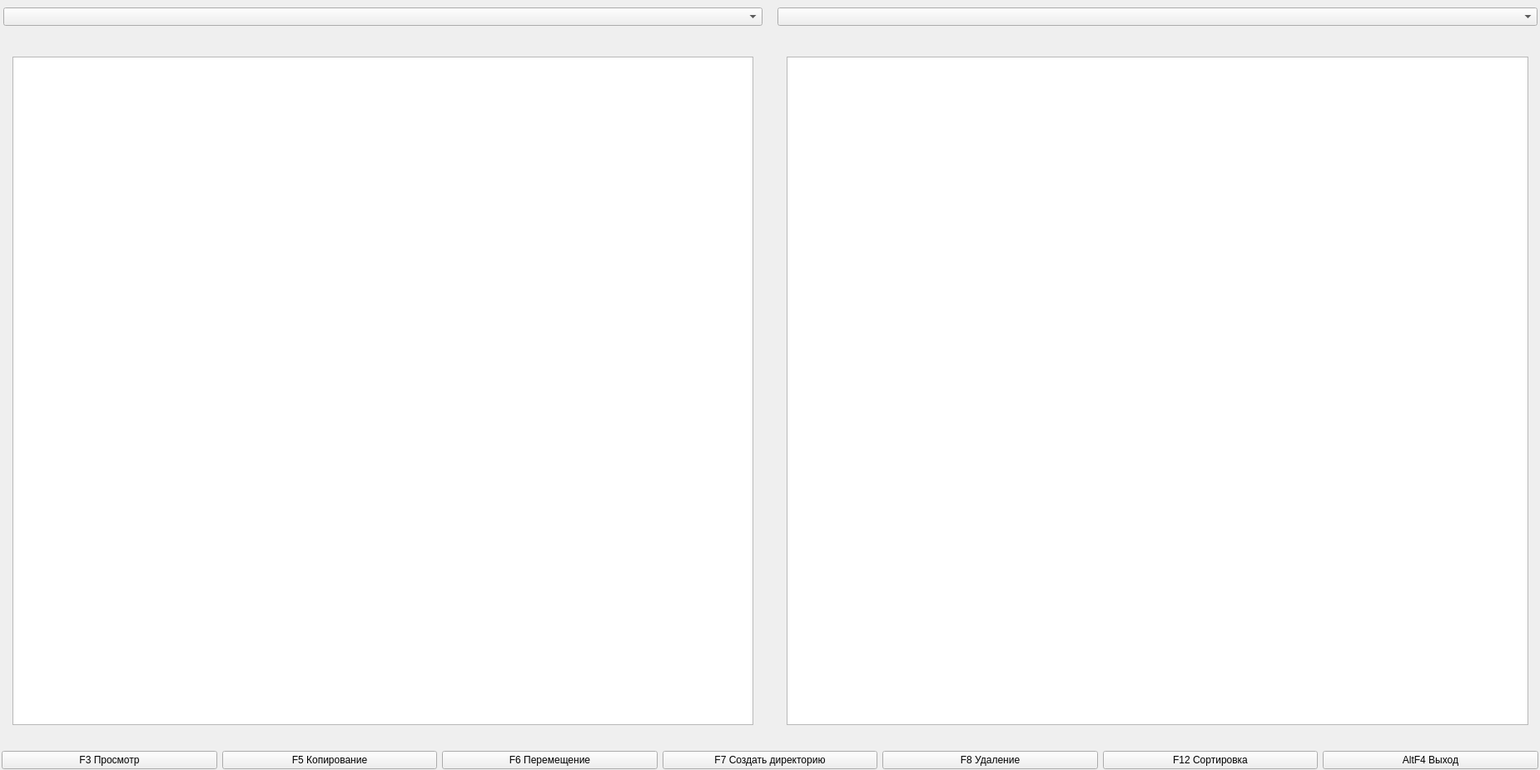
<?xml version="1.0" encoding="UTF-8"?>
<ui version="4.0">
 <class>MainWindow</class>
 <widget class="QMainWindow" name="MainWindow">
  <property name="windowModality">
   <enum>Qt::NonModal</enum>
  </property>
  <property name="geometry">
   <rect>
    <x>0</x>
    <y>0</y>
    <width>1850</width>
    <height>925</height>
   </rect>
  </property>
  <property name="windowTitle">
   <string>MainWindow</string>
  </property>
  <widget class="QWidget" name="centralWidget">
   <property name="sizePolicy">
    <sizepolicy hsizetype="Maximum" vsizetype="Maximum">
     <horstretch>0</horstretch>
     <verstretch>0</verstretch>
    </sizepolicy>
   </property>
   <layout class="QGridLayout" name="gridLayout">
    <property name="leftMargin">
     <number>1</number>
    </property>
    <property name="topMargin">
     <number>9</number>
    </property>
    <property name="rightMargin">
     <number>1</number>
    </property>
    <property name="bottomMargin">
     <number>1</number>
    </property>
    <item row="0" column="0">
     <layout class="QVBoxLayout" name="verticalLayout_3">
      <property name="spacing">
       <number>0</number>
      </property>
      <property name="leftMargin">
       <number>1</number>
      </property>
      <property name="topMargin">
       <number>0</number>
      </property>
      <property name="rightMargin">
       <number>1</number>
      </property>
      <property name="bottomMargin">
       <number>0</number>
      </property>
      <item>
       <layout class="QHBoxLayout" name="horizontalLayout">
        <property name="spacing">
         <number>0</number>
        </property>
        <property name="sizeConstraint">
         <enum>QLayout::SetMaximumSize</enum>
        </property>
        <property name="leftMargin">
         <number>1</number>
        </property>
        <property name="topMargin">
         <number>0</number>
        </property>
        <property name="rightMargin">
         <number>1</number>
        </property>
        <property name="bottomMargin">
         <number>0</number>
        </property>
        <item>
         <layout class="QVBoxLayout" name="verticalLayout">
          <property name="leftMargin">
           <number>1</number>
          </property>
          <property name="rightMargin">
           <number>1</number>
          </property>
          <item>
           <widget class="QComboBox" name="leftBox"/>
          </item>
          <item>
           <widget class="QLabel" name="labelLeftPath">
            <property name="text">
             <string/>
            </property>
            <property name="margin">
             <number>3</number>
            </property>
            <property name="indent">
             <number>-1</number>
            </property>
           </widget>
          </item>
          <item>
           <widget class="QStackedWidget" name="Leftchange">
            <property name="currentIndex">
             <number>0</number>
            </property>
            <widget class="QWidget" name="LeftTree">
             <layout class="QGridLayout" name="gridLayout_3">
              <item row="0" column="0">
               <widget class="Panel" name="leftPanel"/>
              </item>
             </layout>
            </widget>
            <widget class="QWidget" name="LeftTable">
             <property name="sizePolicy">
              <sizepolicy hsizetype="Minimum" vsizetype="Minimum">
               <horstretch>0</horstretch>
               <verstretch>0</verstretch>
              </sizepolicy>
             </property>
             <layout class="QGridLayout" name="gridLayout_2"/>
            </widget>
           </widget>
          </item>
          <item>
           <widget class="QLabel" name="leftInfo">
            <property name="text">
             <string/>
            </property>
           </widget>
          </item>
         </layout>
        </item>
        <item>
         <spacer name="verticalSpacer">
          <property name="orientation">
           <enum>Qt::Vertical</enum>
          </property>
          <property name="sizeHint" stdset="0">
           <size>
            <width>17</width>
            <height>178</height>
           </size>
          </property>
         </spacer>
        </item>
        <item>
         <layout class="QVBoxLayout" name="verticalLayout_2">
          <item>
           <widget class="QComboBox" name="rightBox"/>
          </item>
          <item>
           <widget class="QLabel" name="labelRightPath">
            <property name="text">
             <string/>
            </property>
            <property name="margin">
             <number>3</number>
            </property>
           </widget>
          </item>
          <item>
           <widget class="QStackedWidget" name="RightChange">
            <property name="currentIndex">
             <number>0</number>
            </property>
            <widget class="QWidget" name="RightTree">
             <layout class="QGridLayout" name="gridLayout_5">
              <item row="0" column="0">
               <widget class="Panel" name="rightPanel"/>
              </item>
             </layout>
            </widget>
            <widget class="QWidget" name="RightTable">
             <layout class="QGridLayout" name="gridLayout_4"/>
            </widget>
           </widget>
          </item>
          <item>
           <widget class="QLabel" name="rightInfo">
            <property name="text">
             <string/>
            </property>
           </widget>
          </item>
         </layout>
        </item>
       </layout>
      </item>
      <item>
       <layout class="QHBoxLayout" name="horizontalLayout_2">
        <item>
         <widget class="QPushButton" name="viewButton">
          <property name="text">
           <string>F3 Просмотр</string>
          </property>
          <property name="shortcut">
           <string>F3</string>
          </property>
         </widget>
        </item>
        <item>
         <widget class="QPushButton" name="copyButton">
          <property name="text">
           <string>F5 Копирование</string>
          </property>
          <property name="shortcut">
           <string>F5</string>
          </property>
         </widget>
        </item>
        <item>
         <widget class="QPushButton" name="moveButton">
          <property name="text">
           <string>F6 Перемещение</string>
          </property>
          <property name="shortcut">
           <string>F6</string>
          </property>
         </widget>
        </item>
        <item>
         <widget class="QPushButton" name="createButton">
          <property name="text">
           <string>F7 Создать директорию</string>
          </property>
          <property name="shortcut">
           <string>F7</string>
          </property>
         </widget>
        </item>
        <item>
         <widget class="QPushButton" name="deleteButton">
          <property name="text">
           <string>F8 Удаление</string>
          </property>
          <property name="shortcut">
           <string>F8</string>
          </property>
         </widget>
        </item>
        <item>
         <widget class="QPushButton" name="sortButton">
          <property name="text">
           <string>F12 Сортировка</string>
          </property>
         </widget>
        </item>
        <item>
         <widget class="QPushButton" name="exitButton">
          <property name="text">
           <string>AltF4 Выход</string>
          </property>
         </widget>
        </item>
       </layout>
      </item>
     </layout>
    </item>
   </layout>
  </widget>
 </widget>
 <layoutdefault spacing="6" margin="11"/>
 <customwidgets>
  <customwidget>
   <class>Panel</class>
   <extends>QTreeView</extends>
   <header>panel.h</header>
  </customwidget>
 </customwidgets>
 <resources/>
 <connections/>
</ui>
